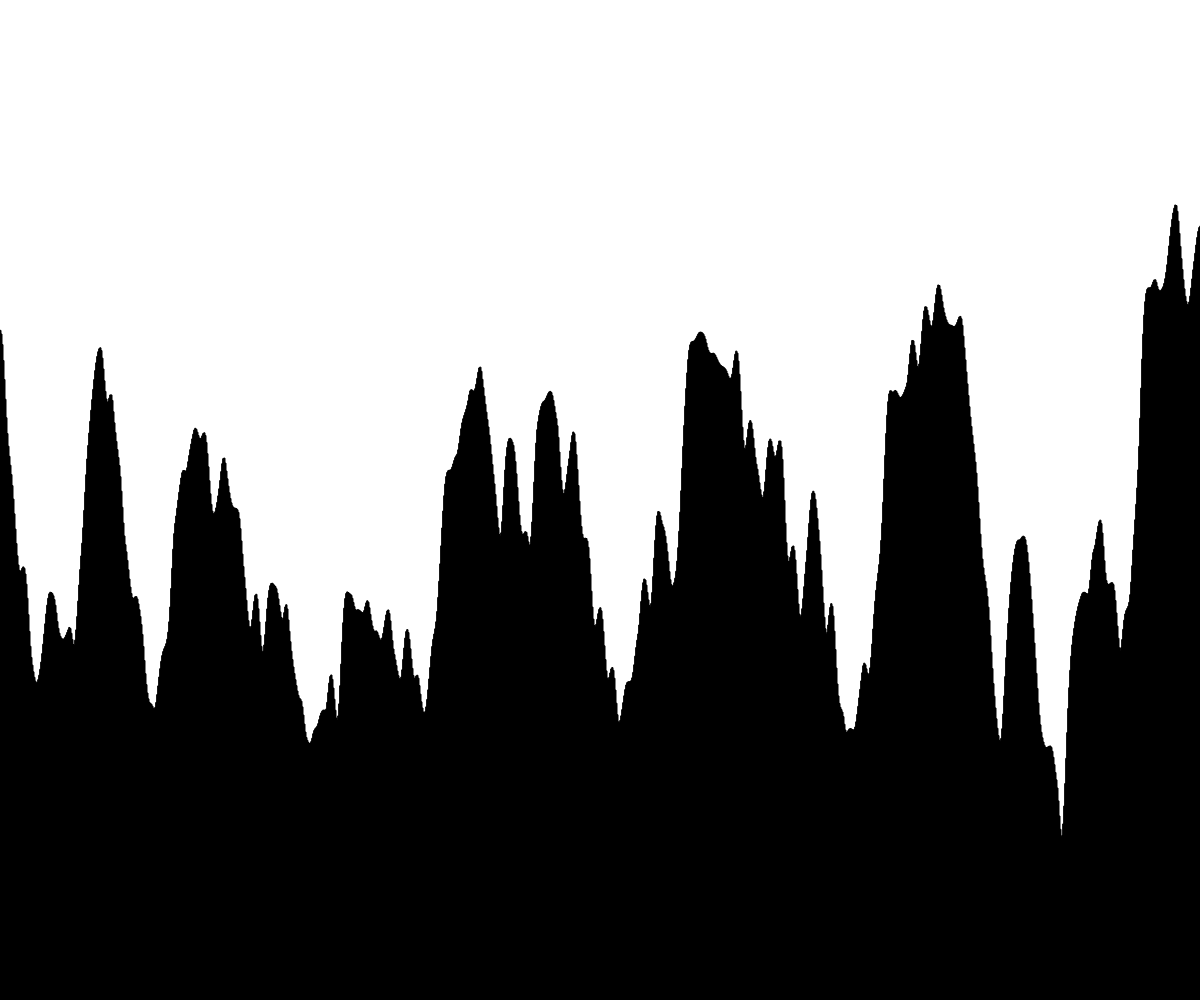
Frame 1 (no input)
Frame 60 (no input): identical to frame 1, image omitted
Frame 120 (the mouse pressed at the canvas centre since frame 60): identical to frame 1, image omitted

The p5.js sketch that drew this single still picture (run headless with seeded random() and noise() and a simulated clock; from frame 60 on, the mouse is pressed at the canvas centre):

// p5.js sketch
// ── sketch.js
// Project Title
// Your Name
// Date
//
// Extra for Experts:
// - describe what you did to take this project "above and beyond"

let playerX = 0;
let rectHeight;
let rectWidth = 0.1;
let time;

function setup() {
  createCanvas(windowWidth, windowHeight);
  rectWidth = 1;
}

function draw() {
  background(255);
  createTerrain();
  movePlayer();
}

function movePlayer() {
  if (keyIsPressed && key === "d") {
    playerX += 0.01;
  }
}

function createTerrain() {
  time = playerX;

  for (let x = 0; x <= width; x += rectWidth) {
    rectHeight = noise(time) * height;
    fill("black");
    rect(x, height - rectHeight, rectWidth, rectHeight);

    time += 0.02;
  }
}
